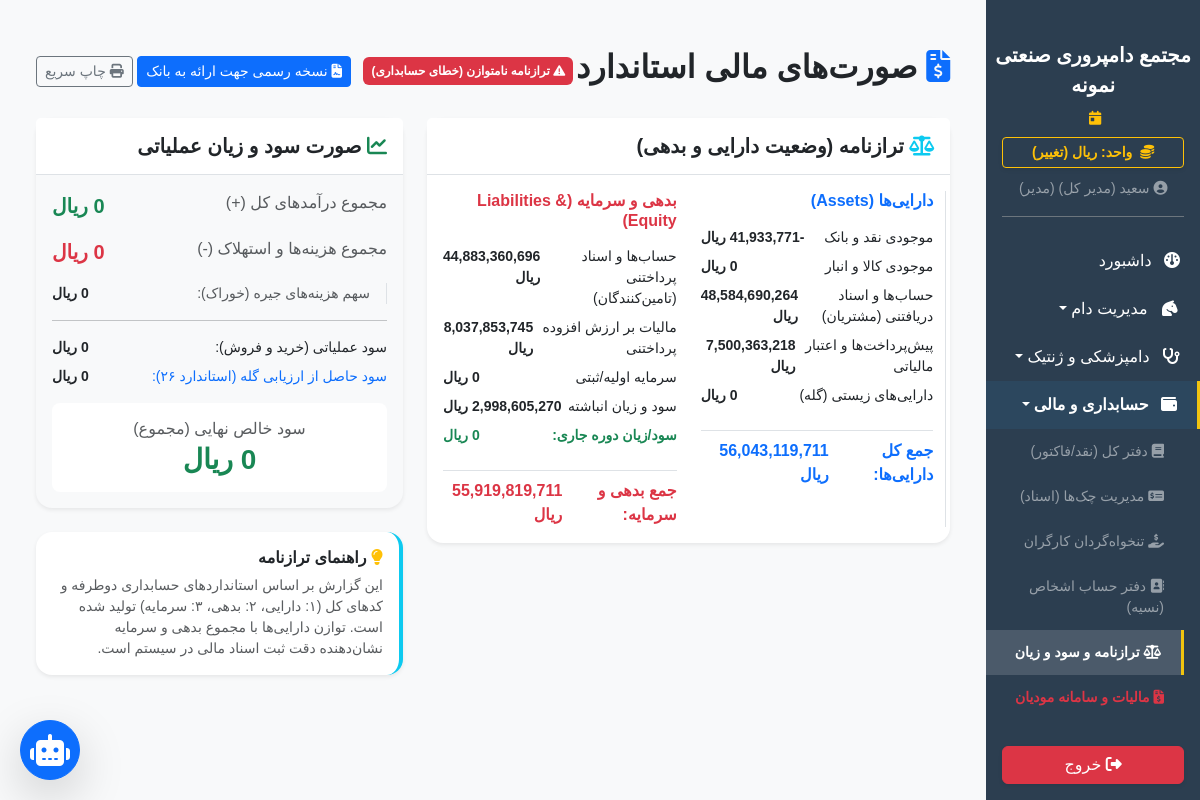
The page /finance/statements (signed in) on the database as committed earlier.
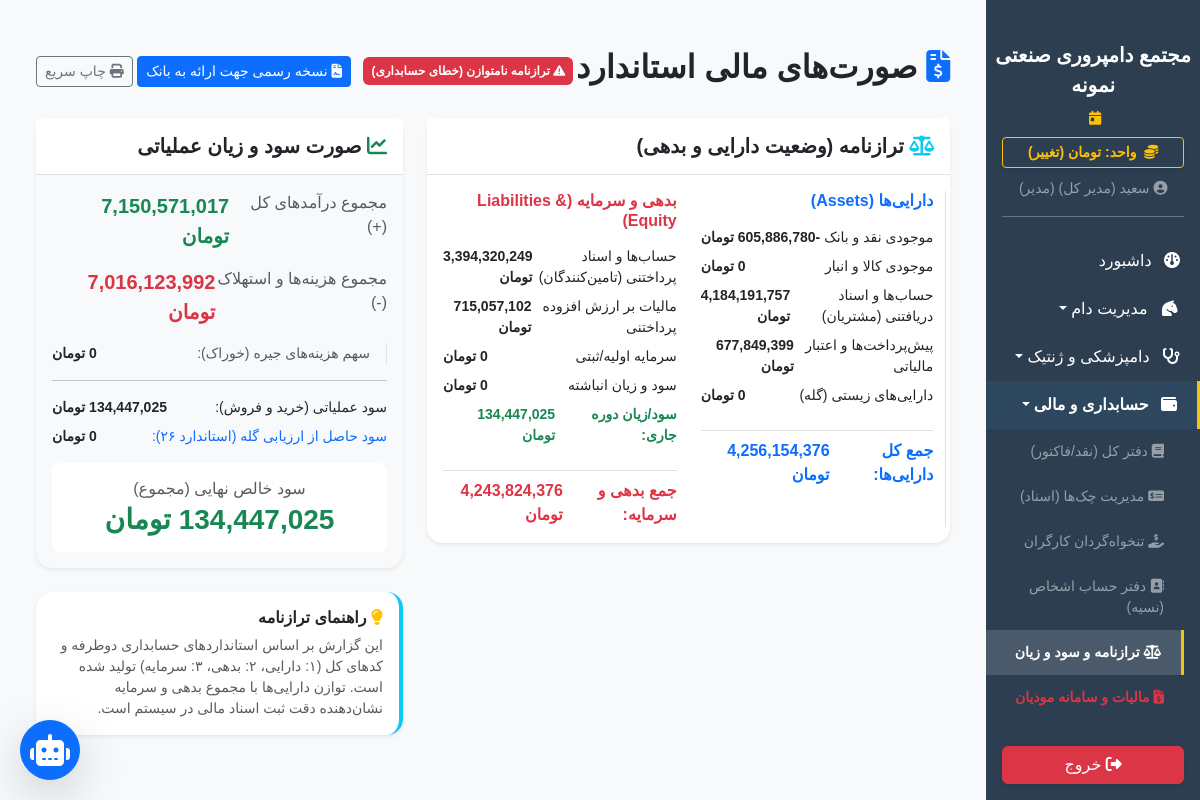
The same page on the database as committed later.
### app/models.py (models this page shows)
class SystemSetting(db.Model):
    id = db.Column(db.Integer, primary_key=True)
    key = db.Column(db.String(50), unique=True, nullable=False)
    value = db.Column(db.String(255), nullable=False)
    description = db.Column(db.String(255), nullable=True)

class Account(db.Model):
    id = db.Column(db.Integer, primary_key=True)
    code = db.Column(db.String(20), unique=True, nullable=False) # مثلا: 1101 (موجودی نقد)
    name = db.Column(db.String(100), nullable=False)
    account_type_id = db.Column(db.Integer, db.ForeignKey('account_type.id'), nullable=False)
    parent_id = db.Column(db.Integer, db.ForeignKey('account.id'), nullable=True) # برای حساب های زیرمجموعه
    type = db.relationship('AccountType', backref='accounts')
    children = db.relationship('Account', backref=db.backref('parent', remote_side=[id]))

### app/blueprints/finance.py (the view, shortened to what this page needs)
@finance_bp.route('/statements')
@login_required
def statements():
    from app.models import Account, JournalEntryLine, JournalEntry
    from sqlalchemy import func
    accounts = Account.query.all()
    balances = {}
    total_assets = 0
    total_liabilities = 0
    total_equity = 0
    total_revenue = 0
    total_expense = 0
    for acc in accounts:
        debits = db.session.query(func.sum(JournalEntryLine.debit)).filter_by(account_id=acc.id).scalar() or 0.0
        credits = db.session.query(func.sum(JournalEntryLine.credit)).filter_by(account_id=acc.id).scalar() or 0.0
        if acc.type.nature == 'بدهکار':
            bal = debits - credits
        else:
            bal = credits - debits
        balances[acc.code] = {'name': acc.name, 'balance': bal, 'type': acc.type.name}
        if acc.code.startswith('1'): total_assets += bal
        elif acc.code.startswith('2'): total_liabilities += bal
        elif acc.code.startswith('3'): total_equity += bal
        elif acc.code.startswith('4'): total_revenue += bal
        elif acc.code.startswith('5'): total_expense += bal
    net_income = total_revenue - total_expense
    valuation_gain = db.session.query(func.sum(JournalEntryLine.credit)).join(JournalEntry).join(Account).filter(
        Account.code == '4101', JournalEntry.description.ilike('%تعدیل ارزش منصفانه گله%')
    ).scalar() or 0.0
    valuation_loss = db.session.query(func.sum(JournalEntryLine.debit)).join(JournalEntry).join(Account).filter(
        Account.code == '5101', JournalEntry.description.ilike('%تعدیل ارزش منصفانه گله%')
    ).scalar() or 0.0
    net_valuation_profit = valuation_gain - valuation_loss
    operational_profit = net_income - net_valuation_profit
    feed_costs_total = db.session.query(func.sum(JournalEntryLine.debit)).join(JournalEntry).join(Account).filter(
        Account.code == '5101', JournalEntry.description.ilike('%مصرف خوراک%')
    ).scalar() or 0.0
    salary_acc = Account.query.filter_by(code='2101').first()
    salary_breakdown = []
    total_equity_with_income = total_equity + net_income # حقوق صاحبان سهام + سود انباشته
    is_balanced = round(total_assets, 2) == round(total_liabilities + total_equity_with_income, 2)
    return render_template('finance/statements.html',
                           balances=balances,
                           total_assets=total_assets,
                           total_liabilities=total_liabilities,
                           total_equity=total_equity_with_income,
                           net_income=net_income,
                           feed_costs_total=feed_costs_total,
                           net_valuation_profit=net_valuation_profit,
                           operational_profit=operational_profit,
                           total_revenue=total_revenue,
                           total_expense=total_expense,
                           salary_breakdown=salary_breakdown,
                           is_balanced=is_balanced)

### app/__init__.py (called while the page is built)
def get_system_setting(key, default):
    from app.models import SystemSetting
    s = SystemSetting.query.filter_by(key=key).first()
    return s.value if s else default

### app/blueprints/dashboard.py (called while the page is built)
@dashboard_bp.app_context_processor
def inject_settings():
    try:
        all_settings = {s.key: s.value for s in SystemSetting.query.all()}
    except:
        all_settings = {}
    return dict(system_settings=all_settings)

### app/templates/finance/statements.html (shortened to what the changed rows need)
{% extends 'base.html' %}
{% block content %}
<div class="container-fluid py-4" dir="rtl">
    <div class="d-flex justify-content-between align-items-center mb-4">
        <h2 class="fw-bold text-dark"><i class="fa-solid fa-file-invoice-dollar text-primary"></i> صورت‌های مالی استاندارد</h2>
    </div>
    <div class="row g-4">
        <div class="col-lg-7">
            <div class="card border-0 shadow-sm rounded-4">
                <div class="card-body">
                    <div class="row">
                        <div class="col-md-6 border-start">
                            <ul class="list-group list-group-flush mb-3">
                                {% for code, data in balances.items() if code.startswith('1') %}
                                <div class="d-flex justify-content-between small mb-2">
                                    <span>{{ data.name }}</span>
                                    <span class="fw-bold text-dark">{{ data.balance|currency }}</span>
                                </div>
                                {% endfor %}
                            </ul>
                            <div class="d-flex justify-content-between border-top pt-2 fw-bold text-primary">
                                <span>جمع کل دارایی‌ها:</span>
                                <span>{{ total_assets|currency }}</span>
                            </div>
                        </div>
                        <div class="col-md-6">
                            <ul class="list-group list-group-flush mb-3">
                                {% for code, data in balances.items() if code.startswith('2') or code.startswith('3') %}
                                <div class="d-flex justify-content-between small mb-2">
                                    <span>{{ data.name }}</span>
                                    <span class="fw-bold text-dark">{{ data.balance|currency }}</span>
                                </div>
                                {% endfor %}
                                <div class="d-flex justify-content-between small mb-2 text-success fw-bold">
                                    <span>سود/زیان دوره جاری:</span>
                                    <span>{{ net_income|currency }}</span>
                                </div>
                            </ul>
                            <div class="d-flex justify-content-between border-top pt-2 fw-bold text-danger">
                                <span>جمع بدهی و سرمایه:</span>
                                <span>{{ (total_liabilities + total_equity)|currency }}</span>
                            </div>
                        </div>
                    </div>
                </div>
            </div>
        </div>
        <div class="col-lg-5">
            <div class="card border-0 shadow-sm rounded-4 bg-light">
                <div class="card-body">
                    <div class="d-flex justify-content-between mb-3">
                        <span class="text-muted">مجموع درآمدهای کل (+)</span>
                        <span class="fw-bold text-success fs-5">{{ total_revenue|currency }}</span>
                    </div>
                    <div class="d-flex justify-content-between mb-3">
                        <span class="text-muted">مجموع هزینه‌ها و استهلاک (-)</span>
                        <span class="fw-bold text-danger fs-5">{{ total_expense|currency }}</span>
                    </div>
                    <div class="d-flex justify-content-between mb-3 ps-3 border-start">
                        <span class="small text-muted">سهم هزینه‌های جیره (خوراک):</span>
                        <span class="small fw-bold text-dark">{{ feed_costs_total|currency }}</span>
                    </div>
                    <div class="d-flex justify-content-between mb-2 small">
                        <span class="text-dark">سود عملیاتی (خرید و فروش):</span>
                        <span class="fw-bold">{{ operational_profit|currency }}</span>
                    </div>
                    <div class="d-flex justify-content-between mb-3 small">
                        <span class="text-primary">سود حاصل از ارزیابی گله (استاندارد ۲۶):</span>
                        <span class="fw-bold">{{ net_valuation_profit|currency }}</span>
                    </div>
                    <div class="card bg-white border-0 p-3 rounded-3 text-center">
                        <h6 class="text-muted mb-1">سود خالص نهایی (مجموع)</h6>
                        <h3 class="fw-bold {% if net_income >= 0 %}text-success{% else %}text-danger{% endif %} mb-0">
                            {{ net_income|currency }}
                        </h3>
                    </div>
                </div>
            </div>
        </div>
    </div>
</div>
{% endblock %}

### app/templates/base.html (shortened to what the changed rows need)
<!DOCTYPE html>
<html lang="fa" dir="rtl">
<head>
    <link href="https://cdn.jsdelivr.net/gh/rastikerdar/vazirmatn@v33.003/Vazirmatn-font-face.css" rel="stylesheet">
    <link rel="stylesheet" href="https://unpkg.com/persian-datepicker@1.2.0/dist/css/persian-datepicker.min.css">
    <link rel="stylesheet" href="https://cdn.jsdelivr.net/npm/bootstrap@5.3.2/dist/css/bootstrap.rtl.min.css">
    <link rel="stylesheet" href="https://cdnjs.cloudflare.com/ajax/libs/font-awesome/6.4.2/css/all.min.css">
    <link rel="stylesheet" href="{{ url_for('static', filename='css/style.css') }}">
</head>
<body>
    <div class="d-flex" id="wrapper">
        <div class="sidebar-bg d-flex flex-column" id="sidebar-wrapper">
            <div class="px-3 mb-2">
                <a href="{{ url_for('dashboard.toggle_currency') }}" class="btn btn-sm btn-outline-warning w-100 fw-bold shadow-sm">
                    <i class="fa-solid fa-coins me-1"></i> واحد: {{ get_system_currency_from_settings() }} (تغییر)
                </a>
            </div>
        </div>
        <div id="page-content-wrapper" class="w-100 bg-light" style="overflow-x: hidden;">
            <div class="container-fluid p-4">{% block content %}{% endblock %}</div>
        </div>
    </div>
</body>
</html>

Rows that differ between the two databases and show on the page:
changed SystemSetting: value "ریال" → "تومان"; value "56,043,119,711 ریال" → "4,256,154,376 تومان"; value "0 ریال" → "134,447,025 تومان"; (total_liabilities+total_equity)|currency "55,919,819,711 ریال" → "4,243,824,376 تومان"; value "0 ریال" → "7,150,571,017 تومان"; value "0 ریال" → "7,016,123,992 تومان"; value "0 ریال" → "0 تومان"
changed through a linked row, Account "موجودی نقد و بانک": balance "-41,933,771 ریال" → "-605,886,780 تومان"
changed through a linked row, Account "موجودی کالا و انبار": balance "0 ریال" → "0 تومان"
changed through a linked row, Account "حساب‌ها و اسناد دریافتنی (مشتریان)": balance "48,584,690,264 ریال" → "4,184,191,757 تومان"
changed through a linked row, Account "پیش‌پرداخت‌ها و اعتبار مالیاتی": balance "7,500,363,218 ریال" → "677,849,399 تومان"
changed through a linked row, Account "دارایی‌های زیستی (گله)": balance "0 ریال" → "0 تومان"
changed through a linked row, Account "حساب‌ها و اسناد پرداختنی (تامین‌کنندگان)": balance "44,883,360,696 ریال" → "3,394,320,249 تومان"
changed through a linked row, Account "مالیات بر ارزش افزوده پرداختنی": balance "8,037,853,745 ریال" → "715,057,102 تومان"
changed through a linked row, Account "سرمایه اولیه/ثبتی": balance "0 ریال" → "0 تومان"
changed through a linked row, Account "سود و زیان انباشته": balance "2,998,605,270 ریال" → "0 تومان"
